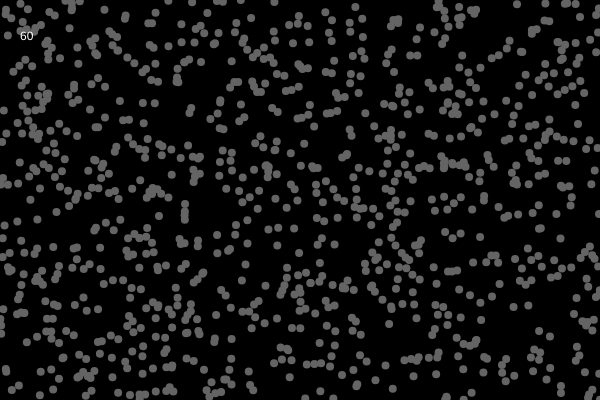
Frame 1 (no input)
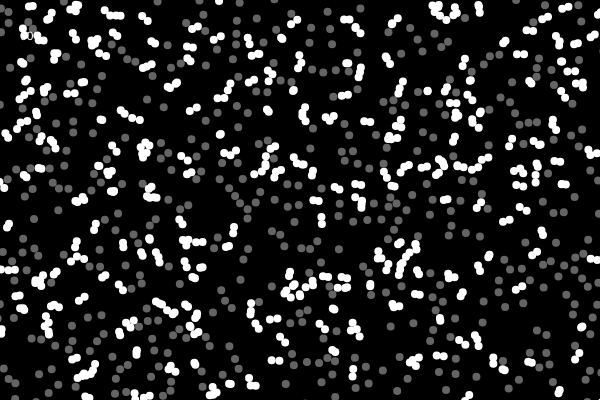
Frame 60 (no input)
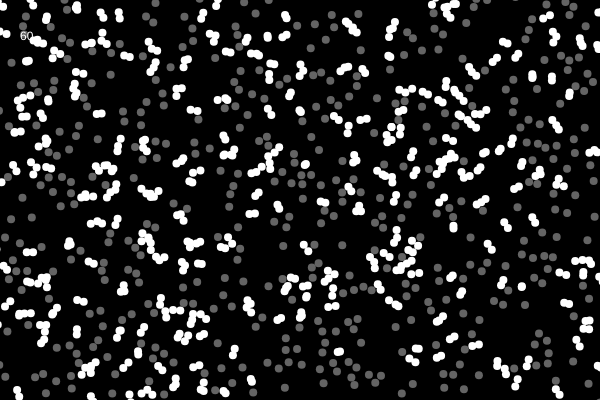
Frame 120 (the mouse pressed at the canvas centre since frame 60)

The p5.js sketch that drew these frames (run headless with seeded random() and noise() and a simulated clock; from frame 60 on, the mouse is pressed at the canvas centre):

// p5.js sketch
// ── sketch.js
let particles = [], highlightCollisions = 1;

function setup() {
  createCanvas(600, 400);
  for (let i = 0; i < 1000; i++) {
    particles.push({
      x: random(width),
      y: random(height),
      colliding: false,
      radius: 4,
    });
  }
}

function draw() {
  background(0);
  noStroke();
  for (let p of particles) {

    fill(p.colliding ? 255:100);
    circle(p.x, p.y, p.radius * 2);
    
    p.x += random(-1, 1);
    p.y += random(-1, 1);
    p.colliding = false;
  }

  if (highlightCollisions) {
    for (let j = 0; j < particles.length; j++) {
      let p = particles[j];
      for (let i = 0; i < particles.length; i++) {
        if (i === j) continue;
        if (circlesIntersect(p, particles[i])) {
          p.colliding = true;
          break;
        }
      }
    }
  }
  
  fill(255);
  text(round(frameRate()),20,40); // fr
}

function circlesIntersect(a, b) {
  return dist(a.x, a.y, b.x, b.y) < (a.radius + b.radius);
}
